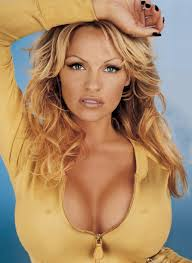
//> input picture histogramms/pamela.jpg, 192 x 263 px
$ ./backprojection   (built with g++ and OpenCV 4)
//> lines starting //> are read from the running program, lines starting //| are printed output that depends on the picture
#include "opencv2/imgproc/imgproc.hpp"
#include "opencv2/highgui/highgui.hpp"

#include <iostream>

using namespace cv;
using namespace std;

/// Global Variables
Mat src; Mat hsv; Mat hue;
int bins = 25;

/// Function Headers
void Hist_and_Backproj(int, void* );

/** @function main */
int main( int argc, char** argv )
{
  /// Read the image
  src = imread("pamela.jpg", 1 );
//> src is the input picture: 263 rows x 192 cols, CV_8UC3; mean B, G, R 104, 139.1, 172.8
  /// Transform it to HSV
  cvtColor( src, hsv, CV_BGR2HSV );
//> hsv: 263 rows x 192 cols, CV_8UC3; mean H, S, V 30.5, 126.1, 182.1

  /// Use only the Hue value
  hue.create( hsv.size(), hsv.depth() );
  int ch[] = { 0, 0 };
  mixChannels( &hsv, 1, &hue, 1, ch, 1 );
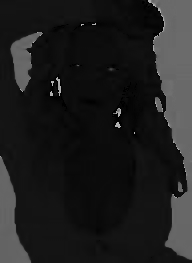
//> hue: 263 rows x 192 cols, CV_8UC1; min 0, max 179, mean 30.5

  /// Create Trackbar to enter the number of bins

  createTrackbar("* Hue  bins: ", "Source image", &bins, 180, Hist_and_Backproj );
  Hist_and_Backproj(0, 0);

  /// Show the image
  imshow( "Source image", src );

  /// Wait until user exits the program
  waitKey(0);
  return 0;
}


/**
 * @function Hist_and_Backproj
 * @brief Callback to Trackbar
 */
void Hist_and_Backproj(int, void* )
{
  MatND hist;
  int histSize = MAX( bins, 2 );
  float hue_range[] = { 0, 180 };
  const float* ranges = { hue_range };

  /// Get the Histogram and normalize it
  calcHist( &hue, 1, 0, Mat(), hist, 1, &histSize, &ranges, true, false );
//> hist = 25 values, max 19822 at index 1, min 7 at index 20, mean 2019.8
  normalize( hist, hist, 0, 255, NORM_MINMAX, -1, Mat() );
//> hist = 25 values, max 255 at index 1, min 0 at index 20, mean 25.9

  /// Get Backprojection
  MatND backproj;
  calcBackProject( &hue, 1, 0, hist, backproj, &ranges, 1, true );
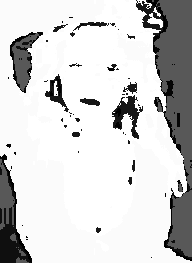
//> backproj: 263 rows x 192 cols, CV_8UC1; min 0, max 255, mean 210.4

  /// Draw the backproj
  imshow( "BackProj", backproj );

  /// Draw the histogram
  int w = 400; int h = 400;
  int bin_w = cvRound( (double) w / histSize );
  Mat histImg = Mat::zeros( w, h, CV_8UC3 );

  for( int i = 0; i < bins; i ++ )
     { rectangle( histImg, Point( i*bin_w, h ), Point( (i+1)*bin_w, h - cvRound( hist.at<float>(i)*h/255.0 ) ), Scalar( 0, 0, 255 ), -1 ); }
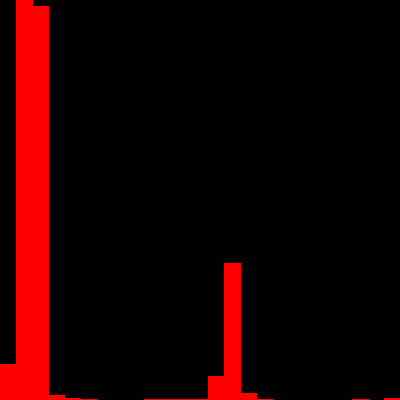
//> histImg: 400 rows x 400 cols, CV_8UC3; mean B, G, R 0, 0, 26.7

  imshow( "Histogram", histImg );
}
